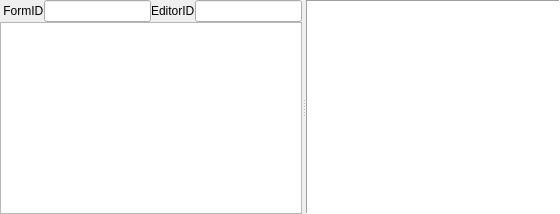
      <widget class="QWidget" name="pageImplementationView">
       <layout class="QVBoxLayout" name="verticalLayout_11">
        <property name="spacing">
         <number>0</number>
        </property>
        <property name="leftMargin">
         <number>0</number>
        </property>
        <property name="topMargin">
         <number>0</number>
        </property>
        <property name="rightMargin">
         <number>0</number>
        </property>
        <property name="bottomMargin">
         <number>0</number>
        </property>
        <item>
         <widget class="QSplitter" name="splitter">
          <property name="orientation">
           <enum>Qt::Horizontal</enum>
          </property>
          <widget class="QFrame" name="frame">
           <property name="maximumSize">
            <size>
             <width>320</width>
             <height>16777215</height>
            </size>
           </property>
           <property name="frameShape">
            <enum>QFrame::NoFrame</enum>
           </property>
           <property name="frameShadow">
            <enum>QFrame::Plain</enum>
           </property>
           <layout class="QVBoxLayout" name="verticalLayout_3">
            <property name="spacing">
             <number>0</number>
            </property>
            <property name="leftMargin">
             <number>0</number>
            </property>
            <property name="topMargin">
             <number>0</number>
            </property>
            <property name="rightMargin">
             <number>0</number>
            </property>
            <property name="bottomMargin">
             <number>0</number>
            </property>
            <item>
             <layout class="QHBoxLayout" name="horizontalLayout">
              <property name="sizeConstraint">
               <enum>QLayout::SetDefaultConstraint</enum>
              </property>
              <item>
               <widget class="QLabel" name="labelFormID">
                <property name="sizePolicy">
                 <sizepolicy hsizetype="Fixed" vsizetype="Preferred">
                  <horstretch>0</horstretch>
                  <verstretch>0</verstretch>
                 </sizepolicy>
                </property>
                <property name="text">
                 <string> FormID</string>
                </property>
               </widget>
              </item>
              <item>
               <widget class="QLineEdit" name="lineEditFormID">
                <property name="sizePolicy">
                 <sizepolicy hsizetype="Expanding" vsizetype="Fixed">
                  <horstretch>0</horstretch>
                  <verstretch>0</verstretch>
                 </sizepolicy>
                </property>
                <property name="maximumSize">
                 <size>
                  <width>200</width>
                  <height>16777215</height>
                 </size>
                </property>
               </widget>
              </item>
              <item>
               <widget class="QLabel" name="labelEditorID">
                <property name="sizePolicy">
                 <sizepolicy hsizetype="Fixed" vsizetype="Preferred">
                  <horstretch>0</horstretch>
                  <verstretch>0</verstretch>
                 </sizepolicy>
                </property>
                <property name="text">
                 <string>EditorID</string>
                </property>
               </widget>
              </item>
              <item>
               <widget class="QLineEdit" name="lineEditEditorID">
                <property name="sizePolicy">
                 <sizepolicy hsizetype="Expanding" vsizetype="Fixed">
                  <horstretch>0</horstretch>
                  <verstretch>0</verstretch>
                 </sizepolicy>
                </property>
                <property name="maximumSize">
                 <size>
                  <width>200</width>
                  <height>16777215</height>
                 </size>
                </property>
               </widget>
              </item>
             </layout>
            </item>
            <item>
             <widget class="QTreeView" name="treeViewImplementation">
              <property name="sizePolicy">
               <sizepolicy hsizetype="Preferred" vsizetype="Expanding">
                <horstretch>0</horstretch>
                <verstretch>0</verstretch>
               </sizepolicy>
              </property>
              <property name="maximumSize">
               <size>
                <width>320</width>
                <height>16777215</height>
               </size>
              </property>
              <property name="autoFillBackground">
               <bool>false</bool>
              </property>
              <property name="styleSheet">
               <string notr="true"/>
              </property>
              <property name="frameShadow">
               <enum>QFrame::Sunken</enum>
              </property>
              <property name="autoScroll">
               <bool>false</bool>
              </property>
              <property name="tabKeyNavigation">
               <bool>true</bool>
              </property>
              <property name="alternatingRowColors">
               <bool>false</bool>
              </property>
              <property name="uniformRowHeights">
               <bool>true</bool>
              </property>
              <attribute name="headerDefaultSectionSize">
               <number>160</number>
              </attribute>
              <attribute name="headerHighlightSections">
               <bool>false</bool>
              </attribute>
             </widget>
            </item>
           </layout>
          </widget>
          <widget class="QTreeView" name="recordViewImplementation">
           <property name="sizePolicy">
            <sizepolicy hsizetype="Expanding" vsizetype="Expanding">
             <horstretch>0</horstretch>
             <verstretch>0</verstretch>
            </sizepolicy>
           </property>
           <property name="frameShape">
            <enum>QFrame::Panel</enum>
           </property>
           <property name="frameShadow">
            <enum>QFrame::Sunken</enum>
           </property>
           <property name="itemsExpandable">
            <bool>true</bool>
           </property>
           <property name="expandsOnDoubleClick">
            <bool>true</bool>
           </property>
           <attribute name="headerVisible">
            <bool>false</bool>
           </attribute>
           <attribute name="headerDefaultSectionSize">
            <number>200</number>
           </attribute>
          </widget>
         </widget>
        </item>
       </layout>
      </widget>
